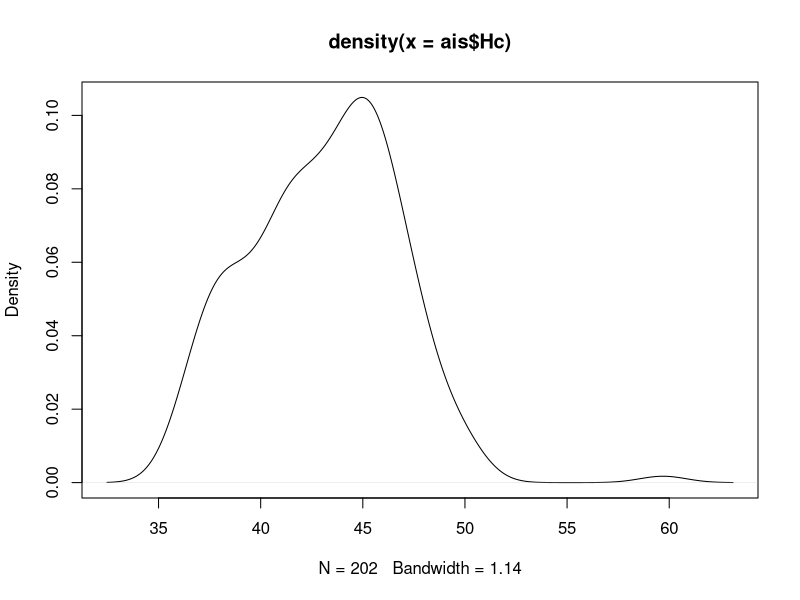
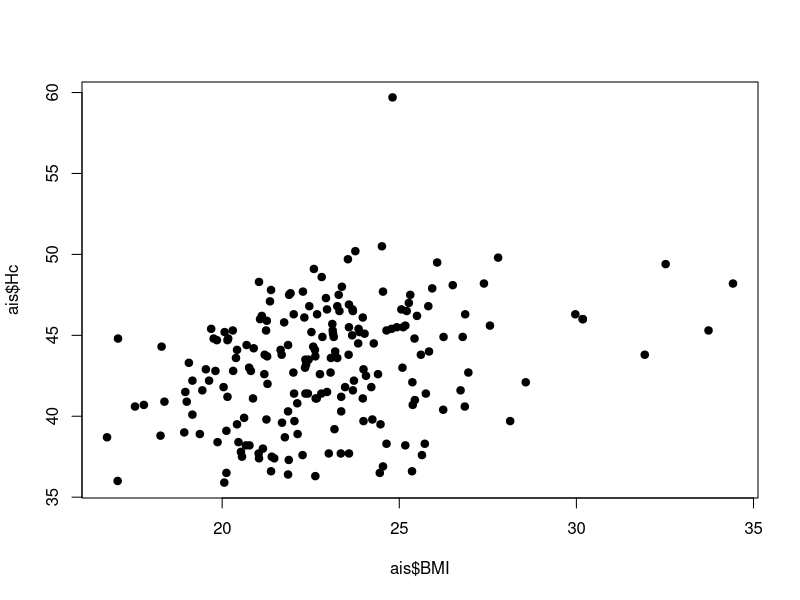

The R source for these figures, in order: (Note: this script raises an error after producing the figures.)
## ---- chunk 1

if (!require("sn")) stop("The `sn` package should be installed to run code in this vignette") 
data(ais)
plot(density(ais$Hc))
plot(ais$BMI, ais$Hc, pch=19)

ldsnorm <- function(x, mean, sd, skew){
    log(skew) + (skew-1)*pnorm(x, mean, sd, log=TRUE) + dnorm(x, mean, sd, log=TRUE)
}

mloglik <- function(b0, b1, sd, skew){
    ret <- -sum(ldsnorm(ais$Hc, b0 + b1*ais$BMI, sd, skew))
    ret
}

snlm <- function(reg=FALSE, skew=FALSE){
    inilm <- lm(Hc ~ BMI, data=ais)
    ini <- c(coef(inilm), log(summary(inilm)$sigma), 0)
    if (!reg && !skew){
        ini <- ini[c(1,3)]
        fn <- function(par) mloglik(par[1], 0, exp(par[2]), 1)
    } else if (reg && !skew){
        ini <- ini[c(1,2,3)]
        fn <- function(par) mloglik(par[1], par[2], exp(par[3]), 1)
    } else if (!reg && skew){
        ini <- ini[c(1,3,4)]
        fn <- function(par) mloglik(par[1], 0, exp(par[2]), exp(par[3]))
    } else if (reg && skew){
        fn <- function(par) mloglik(par[1], par[2], exp(par[3]), exp(par[4]))
    }
    opt <- nlm(fn, ini, hessian=TRUE)
    vcov <- solve(opt$hessian)
    list(loglik=-opt$minimum, est=opt$estimate, vcov=vcov, nobs=nrow(ais))
}

## ---- chunk 2


(mod1 <- snlm(reg=FALSE, skew=FALSE))
(mod2 <- snlm(reg=TRUE, skew=FALSE))
(mod3 <- snlm(reg=FALSE, skew=TRUE))
(mod4 <- snlm(reg=TRUE, skew=TRUE))


## ---- chunk 3

focus <- function(par, X){
    X %*% par[1:2]
}

fns <- list(coef=function(x)x$est,
            vcov=function(x)x$vcov,
            nobs=function(x)x$nobs)

med.bmi <- rbind(male=c(1, 23.56), female=c(1, 21.82))

inds <- rbind(c(1,0,1), c(1,1,1))
fic(mod2, inds=inds, inds0=c(1,0,1), fns=fns, focus=focus, X=med.bmi,
    sub=list(mod1, mod2))



## ---- chunk 4

inds <- rbind(c(1,0,1,0), c(1,1,1,0), c(1,0,1,1), c(1,1,1,1))
